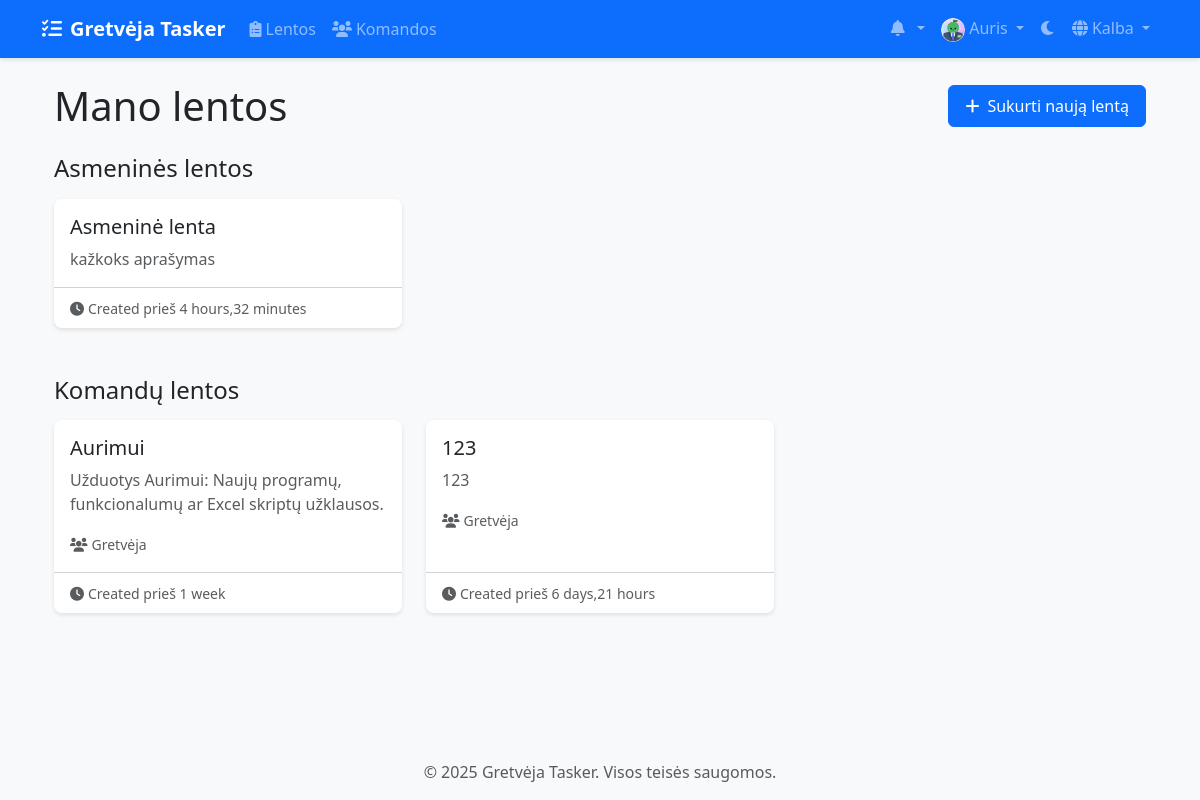
Page /lt/boards/ (signed in) on the committed database.
### accounts/models.py (models this page shows, shortened)
class CustomUser(AbstractUser):
    email = models.EmailField(_('email address'), unique=True)
    avatar = models.ImageField(upload_to='avatars/', null=True, blank=True)
    bio = models.TextField(max_length=500, blank=True)
    theme_preference = models.CharField(
        max_length=10,
        choices=[('light', 'Light'), ('dark', 'Dark')],
        default='light'
    )
    notification_preferences = models.JSONField(
        default=dict,
        help_text=_('User notification preferences')
    )
    class Meta:
        verbose_name = _('user')
        verbose_name_plural = _('users')

### boards/models.py (models this page shows, shortened)
class Board(models.Model):
    title = models.CharField(max_length=200)
    description = models.TextField(blank=True)
    created_at = models.DateTimeField(auto_now_add=True)
    updated_at = models.DateTimeField(auto_now=True)
    owner = models.ForeignKey(
        settings.AUTH_USER_MODEL,
        on_delete=models.CASCADE,
        related_name='owned_boards'
    )
    team = models.ForeignKey(
        Team,
        on_delete=models.CASCADE,
        related_name='boards',
        null=True,
        blank=True
    )

### teams/models.py (models this page shows, shortened)
class Team(models.Model):
    name = models.CharField(max_length=100)
    description = models.TextField(blank=True)
    created_at = models.DateTimeField(auto_now_add=True)
    updated_at = models.DateTimeField(auto_now=True)
    owner = models.ForeignKey(
        settings.AUTH_USER_MODEL,
        on_delete=models.CASCADE,
        related_name='owned_teams'
    )
    members = models.ManyToManyField(
        settings.AUTH_USER_MODEL,
        through='TeamMembership',
        related_name='teams'
    )

### boards/views/board_views.py (the view)
# urls.py: path('', views.board_list, name='board_list'),
@login_required
def board_list(request):
    personal_boards, team_boards = BoardService.get_user_boards(request.user)
    return render(request, 'boards/board_list.html', {
        'personal_boards': personal_boards,
        'team_boards': team_boards
    })

### boards/services/board_service.py (called while the page is built)
    @staticmethod
    def get_user_boards(user):
        personal_boards = Board.objects.filter(owner=user, team__isnull=True)
        team_boards = Board.objects.filter(team__members=user)
        return personal_boards, team_boards

### templates/boards/board_list.html (shortened to what this page needs)
{% extends 'base.html' %}
{% load static %}
{% load i18n %}
{% block content %}
<div class="container">
    <div class="d-flex justify-content-between align-items-center mb-4">
        <h1 class="mb-0">{% trans "My Boards" %}</h1>
        <a href="{% url 'boards:board_create' %}" class="btn btn-primary">
            <i class="fas fa-plus me-2"></i>{% trans "Create New Board" %}
        </a>
    </div>
    <div class="mb-5">
        <h2 class="h4 mb-3">{% trans "Personal Boards" %}</h2>
        {% if personal_boards %}
            <div class="row row-cols-1 row-cols-md-2 row-cols-lg-3 g-4">
                {% for board in personal_boards %}
                    <div class="col">
                        <div class="card h-100 board-card">
                            <div class="card-body">
                                <h5 class="card-title">
                                    <a href="{% url 'boards:board_detail' board_id=board.id %}" class="text-decoration-none text-dark">
                                        {{ board.title }}
                                    </a>
                                </h5>
                                <p class="card-text text-muted">{{ board.description|truncatechars:100 }}</p>
                            </div>
                            <div class="card-footer bg-transparent">
                                <small class="text-muted">
                                    <i class="fas fa-clock me-1"></i>{% trans "Created" %} {% trans "ago" %} {{ board.created_at|timesince }}
                                </small>
                            </div>
                        </div>
                    </div>
                {% endfor %}
            </div>
        {% else %}
            <div class="alert alert-info">
                <i class="fas fa-info-circle me-2"></i>{% trans "You don't have any personal boards yet." %}
            </div>
        {% endif %}
    </div>
    <div>
        <h2 class="h4 mb-3">{% trans "Team Boards" %}</h2>
        {% if team_boards %}
            <div class="row row-cols-1 row-cols-md-2 row-cols-lg-3 g-4">
                {% for board in team_boards %}
                    <div class="col">
                        <div class="card h-100 board-card">
                            <div class="card-body">
                                <h5 class="card-title">
                                    <a href="{% url 'boards:board_detail' board_id=board.id %}" class="text-decoration-none text-dark">
                                        {{ board.title }}
                                    </a>
                                </h5>
                                <p class="card-text text-muted">{{ board.description|truncatechars:100 }}</p>
                                <p class="card-text">
                                    <small class="text-muted">
                                        <i class="fas fa-users me-1"></i>{{ board.team.name }}
                                    </small>
                                </p>
                            </div>
                            <div class="card-footer bg-transparent">
                                <small class="text-muted">
                                    <i class="fas fa-clock me-1"></i>{% trans "Created" %} {% trans "ago" %} {{ board.created_at|timesince }}
                                </small>
                            </div>
                        </div>
                    </div>
                {% endfor %}
            </div>
        {% else %}
            <div class="alert alert-info">
                <i class="fas fa-info-circle me-2"></i>{% trans "You don't have any team boards yet." %}
            </div>
        {% endif %}
    </div>
</div>
{% endblock %}

### templates/base.html (shortened to what this page needs)
{% load static %}
{% load compress %}
{% load i18n %}
<!DOCTYPE html>
<html lang="{{ LANGUAGE_CODE }}" data-bs-theme="light">
<head>
    <link href="https://cdn.jsdelivr.net/npm/bootstrap@5.3.2/dist/css/bootstrap.min.css" rel="stylesheet">
    <link href="https://cdnjs.cloudflare.com/ajax/libs/font-awesome/6.0.0/css/all.min.css" rel="stylesheet">
    <link href="https://cdn.jsdelivr.net/npm/select2@4.1.0-rc.0/dist/css/select2.min.css" rel="stylesheet">
    <link href="https://cdn.jsdelivr.net/npm/select2-bootstrap-5-theme@1.3.0/dist/select2-bootstrap-5-theme.min.css" rel="stylesheet">
    {% compress css %}
    <link href="{% static 'css/style.css' %}" rel="stylesheet">
    {% endcompress %}
</head>
<body>
    <nav class="navbar navbar-expand-lg navbar-dark bg-primary">
        <div class="container">
            <a class="navbar-brand" href="{% url 'home' %}">
                <i class="fas fa-tasks me-2"></i>{% trans "Gretvėja Tasker" %}
            </a>
            <div class="collapse navbar-collapse" id="navbarNav">
                <ul class="navbar-nav me-auto">
                    {% if user.is_authenticated %}
                        <li class="nav-item">
                            <a class="nav-link" href="{% url 'boards:board_list' %}">
                                <i class="fas fa-clipboard-list me-1"></i>{% trans "Boards" %}
                            </a>
                        </li>
                        <li class="nav-item">
                            <a class="nav-link" href="{% url 'teams:team_list' %}">
                                <i class="fas fa-users me-1"></i>{% trans "Teams" %}
                            </a>
                        </li>
                    {% endif %}
                </ul>
                <ul class="navbar-nav">
                    {% if user.is_authenticated %}
                        <li class="nav-item dropdown">
                            <a class="nav-link dropdown-toggle" href="#" id="notificationsDropdown" role="button" data-bs-toggle="dropdown">
                                <i class="fas fa-bell me-1"></i>
                            </a>
                        </li>
                        <li class="nav-item dropdown">
                            <a class="nav-link dropdown-toggle" href="#" id="userDropdown" role="button" data-bs-toggle="dropdown">
                                {% if user.avatar %}
                                    <img src="{{ user.avatar.url }}" alt="{% trans 'Avatar' %}" class="rounded-circle" width="24" height="24">
                                {% else %}
                                    <i class="fas fa-user-circle"></i>
                                {% endif %}
                                {{ user.username }}
                            </a>
                        </li>
                    {% endif %}
                    <li class="nav-item">
                        <button class="btn nav-link" id="theme-toggle">
                            <i class="fas fa-moon"></i>
                        </button>
                    </li>
                    <li class="nav-item dropdown">
                        <a class="nav-link dropdown-toggle" href="#" id="languageDropdown" role="button" data-bs-toggle="dropdown">
                            <i class="fas fa-globe me-1"></i>{% trans "Language" %}
                        </a>
                                {% get_current_language as CURRENT_LANGUAGE %}
                                {% get_available_languages as LANGUAGES %}
                    </li>
                </ul>
            </div>
        </div>
    </nav>
    <main class="container my-4">
        {% block content %}{% endblock %}
    </main>
    <footer class="footer mt-auto py-3 bg-light">
        <div class="container text-center">
            <span class="text-muted">© {% now "Y" %} Gretvėja Tasker. {% trans "All rights reserved." %}</span>
        </div>
    </footer>
</body>
</html>

### static/css/style.css (style rules this page uses)
:root { --primary-color: #0d6efd; --secondary-color: #6c757d; --success-color: #198754; --info-color: #0dcaf0; --warning-color: #ffc107; --danger-color: #dc3545; --light-color: #f8f9fa; --dark-color: #212529; --todo-color: #ff6b6b; --doing-color: #ffd93d; --done-color: #6bcb77; --rejected-color: #4d96ff; }
body { min-height: 100vh; display: flex; flex-direction: column; background-color: var(--bs-gray-100); }
main { flex: 1; }
.navbar { box-shadow: 0 2px 4px rgba(0,0,0,0.1); }
.navbar-brand { font-weight: bold; }
.card { border-radius: 0.5rem; box-shadow: 0 0.125rem 0.25rem rgba(0,0,0,0.075); transition: transform 0.2s ease-in-out; border: none; }
.btn { border-radius: 0.375rem; padding: 0.5rem 1rem; font-weight: 500; transition: all 0.2s ease; }
.btn-primary { background-color: var(--primary-color); border-color: var(--primary-color); color: white; }

### templates/boards/board_list.html (style rules this page uses)
.board-card { transition: transform 0.2s ease-in-out; border: none; box-shadow: 0 2px 4px rgba(0,0,0,0.1); }

### rows in the picture
CustomUser: avatar (picture), username "Auris"
Board: title "Asmeninė lenta", description "kažkoks aprašymas", created_at "4 hours,32 minutes"
Board: title "Aurimui", description "Užduotys Aurimui: Naujų programų, funkcionalumų ar Excel skriptų užklausos.", team.name "Gretvėja", created_at "1 week"
Board: title "123", description "123", team.name "Gretvėja", created_at "6 days,21 hours"
